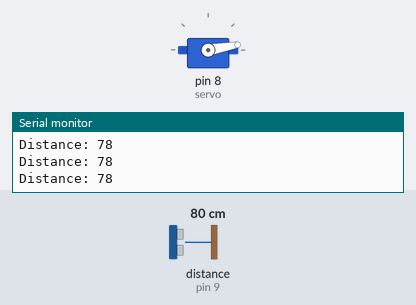
Simulated run of this sketch. Board: Arduino Uno, built with avr-gcc and run on an emulated ATmega328P. Shown: servo, the last lines printed to the serial monitor. Wiring (inferred from the names in the program): ultrasonic range finder: trigger pin 10; echo pin 9. Inputs (shaded band) come from the test bench; at power-on: distance to the obstacle (sensor on pin 9) 80 cm. The echo pulse lasts 58.3 µs per cm.

Above: at 1.2 s.
1.3 s: distance to the obstacle (sensor on pin 9) set to 53 cm
2.8 s: distance to the obstacle (sensor on pin 9) set to 45 cm
At 4.1 s:
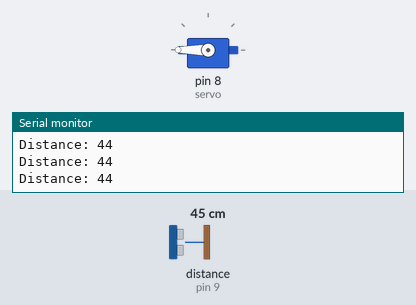
4.4 s: distance to the obstacle (sensor on pin 9) set to 60 cm
At 4.7 s:
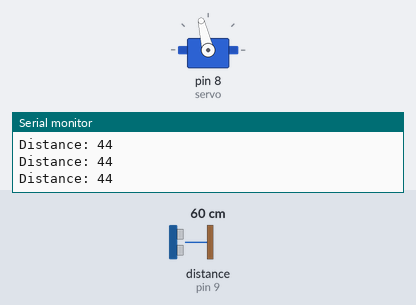
6.2 s: distance to the obstacle (sensor on pin 9) set to 9 cm
Timing chart, 0 to 8.8 s (numbered marks = the images above; inputs shaded):
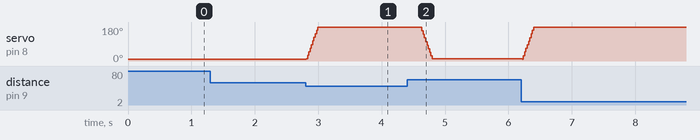

Measured:
- the behaviour switches between 51 and 50 cm on distance to the obstacle (sensor on pin 9) (found by bisection; images 0 and 1)
- after the input at 2.8 s, servo on pin 8 (servo): moves from 10° to 180° over 0.18 s, starting at once
- after the input at 4.4 s, servo on pin 8 (servo): moves from 180° to 11° over 0.18 s, starting after 0.21 s

The sketch:

Ultrasonic_servo_sonar.ino
```cpp
#include <Servo.h>
Servo servo;
int angle = 10;
const int echopin=9;
const int trigpin=10;
//defines Variables.
long duration;
int distance;
void setup()
{
servo.attach(8);
servo.write(angle);
pinMode(echopin,INPUT);//Sets the echopin as INPUT.
pinMode(trigpin,OUTPUT);//sets trigpin as OUTPUT.
Serial.begin(9600);//Starts the serial communication.
}

void loop() {
  // Clears the trigpin.
digitalWrite(trigpin, LOW);
delayMicroseconds(2);
//Sets the trigpin on HIGH state for 10 microseconds
digitalWrite(trigpin, HIGH);
delayMicroseconds(10);
digitalWrite(trigpin, LOW);
//Reads the echopin, returns the soundwave travel time in microseconds.
duration=pulseIn(echopin,HIGH);
//calculating the distance
distance=duration*0.034/2;
//Prints the distance on the serial Monitor.
  if(distance<50)
  {
    for(angle; angle < 360; angle++)
  {
    servo.write(angle);
    delay(1);
  }
  }
  else if(distance>50 && distance<100)
  {
  // now scan back from 180 to 0 degrees
  for(angle; angle > 10; angle--)
  {
    servo.write(angle);
    delay(1);
  }
  }
Serial.print("Distance: ");
Serial.println(distance);
}
```
